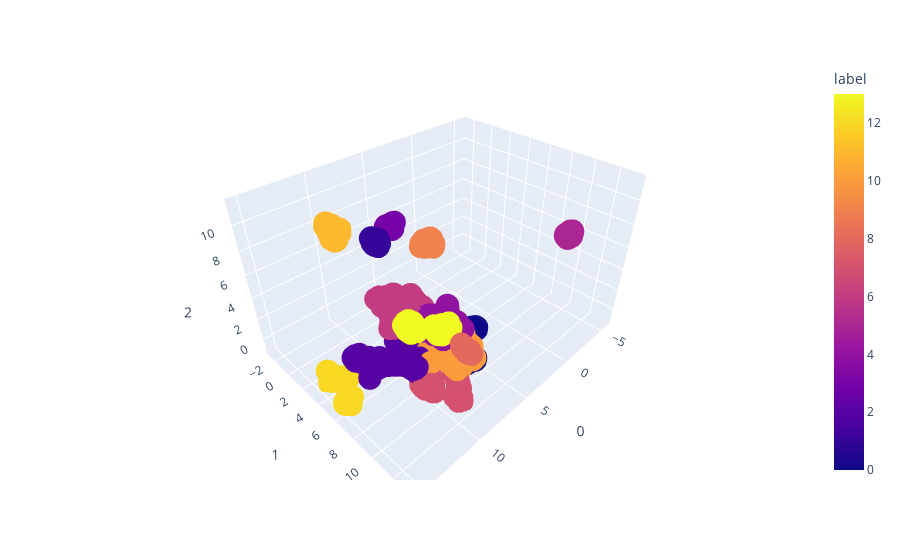

Notebook source saved alongside this figure:
### Code cell
import plotly.express as px
fig = px.scatter_3d(df, 0,1,2, color = "label")
fig.show()

### Figure 1 — Plotly figure (JSON) as saved in the notebook; plotly's stock layout.template omitted (floating-point values rounded to 4 significant figures; data arrays with more than 128 entries replaced by an {"elided": "..."} marker saying what was removed)
{"data": [{"hovertemplate": "0=%{x}<br>1=%{y}<br>2=%{z}<br>label=%{marker.color}<extra></extra>", "legendgroup": "", "marker": {"color": {"elided": "8859 int values"}, "coloraxis": "coloraxis", "symbol": "circle"}, "mode": "markers", "name": "", "scene": "scene", "showlegend": false, "type": "scatter3d", "x": {"elided": "8859 float values"}, "y": {"elided": "8859 float values"}, "z": {"elided": "8859 float values"}}], "layout": {"coloraxis": {"colorbar": {"title": {"text": "label"}}, "colorscale": [[0, "#0d0887"], [0.1111, "#46039f"], [0.2222, "#7201a8"], [0.3333, "#9c179e"], [0.4444, "#bd3786"], [0.5556, "#d8576b"], [0.6667, "#ed7953"], [0.7778, "#fb9f3a"], [0.8889, "#fdca26"], [1, "#f0f921"]]}, "legend": {"tracegroupgap": 0}, "margin": {"t": 60}, "scene": {"domain": {"x": [0, 1], "y": [0, 1]}, "xaxis": {"title": {"text": "0"}}, "yaxis": {"title": {"text": "1"}}, "zaxis": {"title": {"text": "2"}}}}}
